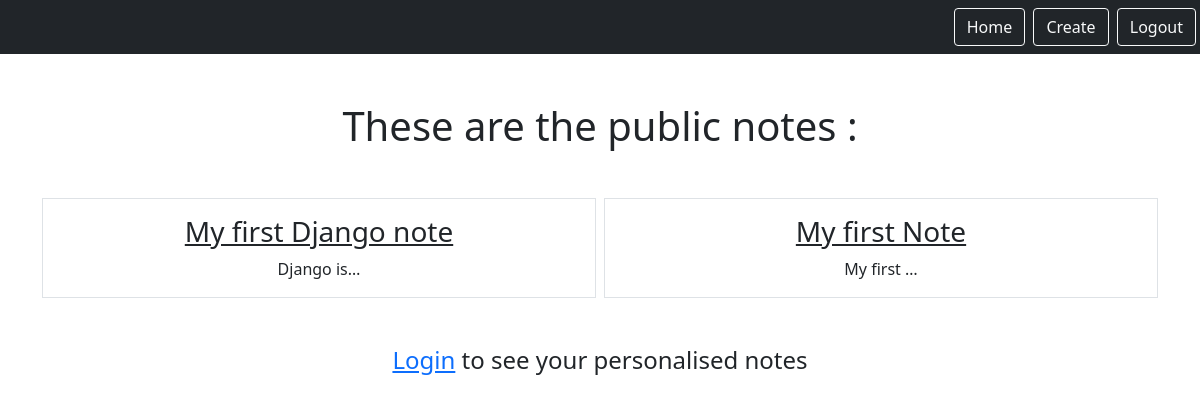
Screenshot of /smart/notes/show_public_notes (signed in) with the database file from the repository.
### notes/models.py (models this page shows)
class Notes(models.Model):
    title = models.CharField(max_length=200)
    text = models.TextField()
    created = models.DateTimeField(auto_now_add=True)
    likes = models.PositiveIntegerField(default=0)
    user = models.ForeignKey(User, on_delete=models.CASCADE, related_name="notes")
    is_public = models.BooleanField(default=False)

### notes/views.py (the view)
# urls.py: path('notes/show_public_notes', views.ShowPublicNotesListView.as_view(), name = "notes.show_public_notes"),
class ShowPublicNotesListView(ListView):
    model = Notes
    context_object_name = "notes"
    template_name = "notes/notes_public.html"

### notes/templates/notes/notes_public.html
{% extends "base.html" %}
{% block content %}
    <h1 class="my-5"> These are the public notes : </h1>
    <div class="row row=cols3 g-2">
        {% for note in notes %}
            {% if note.is_public %}
            <div class="col" >
                <div class="p-3 border h-100">
                    <a href="{% url 'notes.detail' pk=note.id %}" class="text-dark text-decoration-non ">
                        <h3>{{note.title}}</h3>
                    </a>
                    {{note.text|truncatechars:10}}
                </div>
            </div>
            {% endif %}
        {% endfor %}
    </div>
    <div class="my-5">
    <h4><a href="{% url 'login' %}" class="link-offset-1" >Login</a> to see your personalised notes</h4>
    </div>
{% endblock %}

### rows the page displays
Notes: title "My first Django note", text "Django is…"
Notes: title "My first Note", text "My first …"
